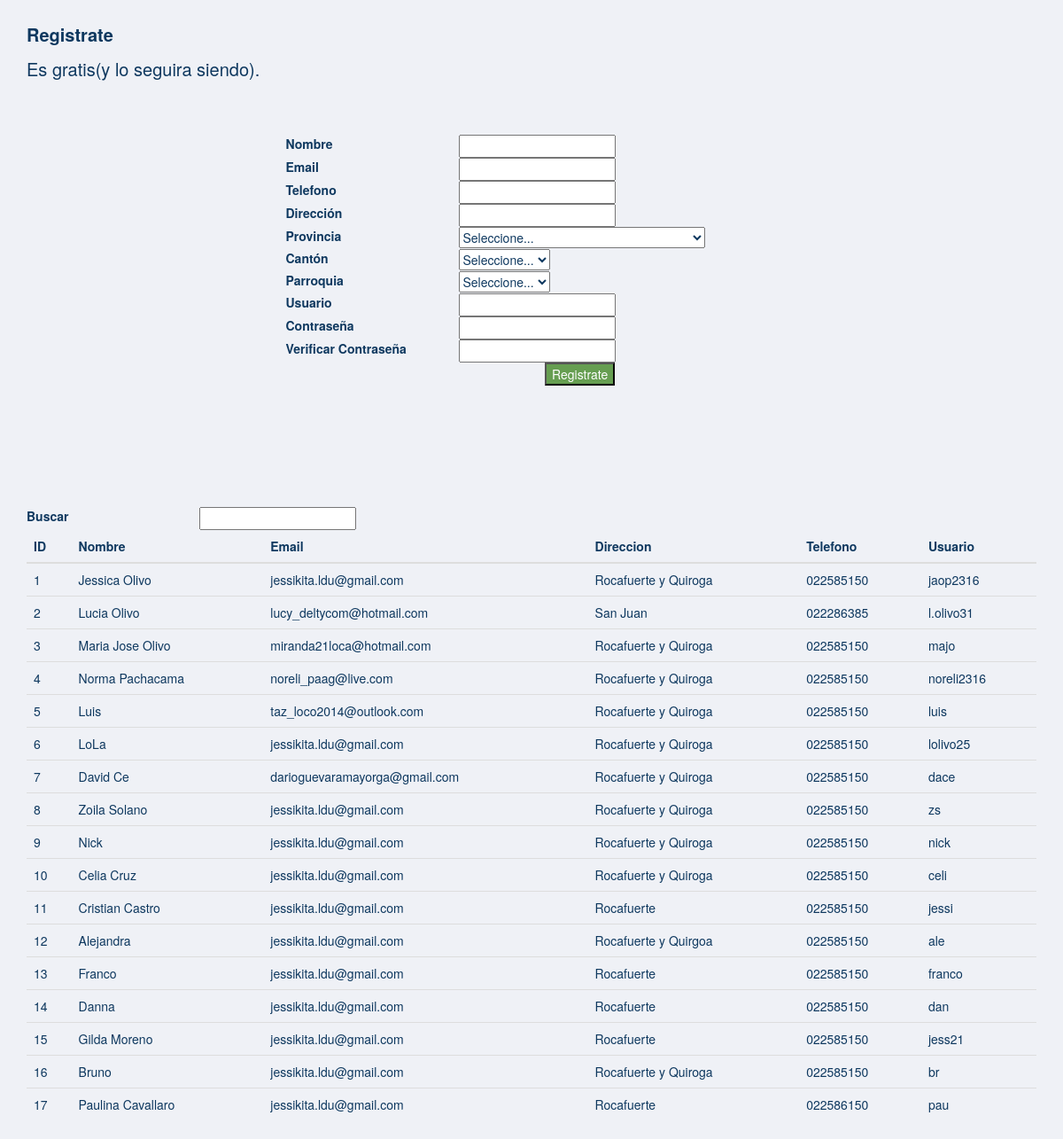
The page / on the database its author committed.
### tables this page shows
CREATE TABLE IF NOT EXISTS `usuario` (
  `id` int(11) NOT NULL,
  `nombre` varchar(100) NOT NULL,
  `email` varchar(50) NOT NULL,
  `telefono` varchar(13) NOT NULL,
  `direccion` varchar(50) NOT NULL,
  `provincia` varchar(80) NOT NULL,
  `canton` varchar(80) NOT NULL,
  `parroquia` varchar(80) NOT NULL,
  `usuario` varchar(15) NOT NULL,
  `contrasenia` varchar(20) NOT NULL
);

### index.php (the view, shortened to what this page needs)
<?php
$conn = new mysqli('localhost' , 'root' , '', 'registro');
$query2 = "SELECT * FROM usuario";
$result2 = $conn ->query($query2);
$rows2 = $result2 ->num_rows;
$usuarios=array();
for ($j = 0 ; $j < $rows2 ; ++$j){
  $result2 ->data_seek($j);
  $usuarios[] = $result2 ->fetch_array(MYSQLI_ASSOC);
}
?>
<!DOCTYPE html>
<html>
<head>
 <link href="css/bootstrap.min.css" rel="stylesheet">
 <link rel="stylesheet" type="text/css" href="css/styles.css">
 <link rel="stylesheet" href="http://jqueryvalidation.org/files/demo/site-demos.css">
</head>
<body>
<div class="container">
<div class="row" id="encabezado">
<div class="col-md-12">
<p id ='titulo1'><b>Registrate</b></p>
</div>
<div class="col-md-12">
<p id = 'titulo1'> Es gratis(y lo seguira siendo).</p>
</div>
</div>
<form action="" method='POST' id="usuario" novalidate="novalidate">
<div class="row" id="fila1">
<div class="col-md-3">
</div>
<div class="col-md-2">
<label for="Nombre">Nombre</label>
</div>
<div class="col-md-3">
<input type="text" id="txtnombre" value="" name="nombre">
</div>
</div>
<div class="row "id="fila2">
<div class="col-md-3">
</div>
<div class="col-md-2">
<label for="Email">Email</label>
</div>
<div class="col-md-3">
<input type="text" id="txtemail" value="" name="email">
</div>
</div>
<div class="row" id="fila3">
<div class="col-md-3">
</div>
<div class="col-md-2">
<label for="telefono">Telefono</label>
</div>
<div class="col-md-3">
<input type="text" id="txtfono" value="" name="telefono">
</div>
</div>
<div class="row" id="fila4">
<div class="col-md-3">
</div>
<div class="col-md-2">
<label for="direccion">Dirección</label>
</div>
<div class="col-md-3">
<input type="text" id="txtdir" value="" name="direccion">
</div>
</div>
<div class="row" id="fila5">
<div class="col-md-3">
</div>
<div class="col-md-2">
<label for="provincia">Provincia</label>
</div>
<div class="col-md-3">
<select id="txtprovincia" name="provincia">
  <option value="">Seleccione...</option>
</select>
</div>
</div>
<div class="row" id="fila5C">
<div class="col-md-3">
</div>
<div class="col-md-2">
<label for="canton">Cantón</label>
</div>
<div class="col-md-3">
<select id="txtcanton" name="canton">
  <option value="">Seleccione...</option>
</select>
</div>
</div>
<div class="row" id="fila5P">
  <div class="col-md-3">
</div>
 <div class="col-md-2">
<label for="parroquia">Parroquia</label>
</div>
 <div class="col-md-3">
<select id="txtparroquia" name="parroquia">
  <option value="">Seleccione...</option>
</select>
</div>
</div>
<div class="row" id="fila6">
<div class="col-md-3">
</div>
<div class="col-md-2">
<label for="usuario">Usuario</label>
</div>
<div class="col-md-3">
<input type="text" id="txtusuario" value="" name="usuario">
</div>
</div>
<div class="row" id="fila7">
<div class="col-md-3">
</div>
<div class="col-md-2">
<label for="contrasenia">Contraseña</label>
</div>
<div class="col-md-3">
<input type="password" id="contrasenia" value="" name="contrasenia">
</div>
</div>
<div class="row" id="fila8">
<div class="col-md-3">
</div>
<div class="col-md-2">
<label for="contrasenia">Verificar Contraseña</label>
</div>
<div class="col-md-3">
<input type="password" id="contrasenia2" value="" name="contrasenia2">
</div>
</div>
<div class="row" id="fila9">
<div class="col-md-3">
</div>
<div class="col-md-3">
</div>
<div class="col-md-3">
<button  id="btnRegistrar" name="registrar"> Registrate</button>
</div>
</div>
</form>
<div class="row" id="mensaje">
<div class="col-md-12">
<div id="mensaje" class="alert"></div>
</div>
</div>
<div class="row" id="buscar">
 <div class="col-md-2">
 <label for="busqueda">Buscar</label>
</div>
<div class="col-md-2">
 <input type="text" id="busqueda" />
 </div>
</div>
<div class="row" id="tablaRegistro">
<div class="col-md-12">
<table id="tabla_usuarios" class="table">
<thead>
  <tr>
    <th>ID</th>
    <th>Nombre</th>
    <th>Email</th>
    <th>Direccion</th>
    <th>Telefono</th>
    <th>Usuario</th>
  </tr>
</thead>
<tbody>
  <?php
  $contador = 0;
  foreach ($usuarios as $usuario) {
    echo '<tr>';
     echo '<td class="id" data-campo="id"><span>'. $usuario['id'] .'</span></td>';
    echo '<td id="nombre' . $contador . '" data-campo="nombre" class="editable"><span>'. $usuario['nombre'] .'</span></td>';
    echo '<td id="email' . $contador . '" data-campo="email" class="editable"><span>'. $usuario['email'] .'</span></td>';
    echo '<td id="direccion' . $contador . '" data-campo="direccion" class="editable"><span> '. $usuario['direccion'] .'</span> </td>';
     echo '<td id="telefono' . $contador . '" data-campo="telefono" class="editable"> <span>'. $usuario['telefono'] .'</span> </td>';
    echo '<td id="usuario' . $contador . '" data-campo="usuario" class="editable"> <span>'. $usuario['usuario'] .'</span> </td>';
    echo '</tr>';
  $contador++;
  }
  ?>
  </tbody>
</table>
</div>
<div class="row" id="mensaje2">
</div>
</div>
</div>
</body>
</html>

### css/styles.css (style rules this page uses)
body { background-color:#EFF1F6; color :#0E385F; text-align:left; }
#mensaje { padding-bottom:25px; }
#encabezado { text-align:center; padding-top: 25px; padding-bottom:50px; }
#fila9 { padding-bottom:50px; }
#titulo1 { text-align:left; color :#0E385F; font-size:20px; }
#btnRegistrar { background-color:#669E51; color:white; width:150; height:35; }
td.editable { cursor: pointer; }

### rows shown on the page
usuario: id "1", nombre "Jessica Olivo", email "jessikita.ldu@gmail.com", direccion "Rocafuerte y Quiroga", telefono "022585150", usuario "jaop2316"
usuario: id "2", nombre "Lucia Olivo", email "lucy_deltycom@hotmail.com", direccion "San Juan", telefono "022286385", usuario "l.olivo31"
usuario: id "3", nombre "Maria Jose Olivo", email "miranda21loca@hotmail.com", direccion "Rocafuerte y Quiroga", telefono "022585150", usuario "majo"
usuario: id "4", nombre "Norma Pachacama", email "noreli_paag@live.com", direccion "Rocafuerte y Quiroga", telefono "022585150", usuario "noreli2316"
usuario: id "5", nombre "Luis", email "taz_loco2014@outlook.com", direccion "Rocafuerte y Quiroga", telefono "022585150", usuario "luis"
usuario: id "6", nombre "LoLa", email "jessikita.ldu@gmail.com", direccion "Rocafuerte y Quiroga", telefono "022585150", usuario "lolivo25"
usuario: id "7", nombre "David Ce", email "darioguevaramayorga@gmail.com", direccion "Rocafuerte y Quiroga", telefono "022585150", usuario "dace"
usuario: id "8", nombre "Zoila Solano", email "jessikita.ldu@gmail.com", direccion "Rocafuerte y Quiroga", telefono "022585150", usuario "zs"
usuario: id "9", nombre "Nick", email "jessikita.ldu@gmail.com", direccion "Rocafuerte y Quiroga", telefono "022585150", usuario "nick"
usuario: id "10", nombre "Celia Cruz", email "jessikita.ldu@gmail.com", direccion "Rocafuerte y Quiroga", telefono "022585150", usuario "celi"
usuario: id "11", nombre "Cristian Castro", email "jessikita.ldu@gmail.com", direccion "Rocafuerte", telefono "022585150", usuario "jessi"
usuario: id "12", nombre "Alejandra", email "jessikita.ldu@gmail.com", direccion "Rocafuerte y Quirgoa", telefono "022585150", usuario "ale"
usuario: id "13", nombre "Franco", email "jessikita.ldu@gmail.com", direccion "Rocafuerte", telefono "022585150", usuario "franco"
usuario: id "14", nombre "Danna", email "jessikita.ldu@gmail.com", direccion "Rocafuerte", telefono "022585150", usuario "dan"
usuario: id "15", nombre "Gilda Moreno", email "jessikita.ldu@gmail.com", direccion "Rocafuerte", telefono "022585150", usuario "jess21"
usuario: id "16", nombre "Bruno", email "jessikita.ldu@gmail.com", direccion "Rocafuerte y Quiroga", telefono "022585150", usuario "br"
usuario: id "17", nombre "Paulina Cavallaro", email "jessikita.ldu@gmail.com", direccion "Rocafuerte", telefono "022586150", usuario "pau"
